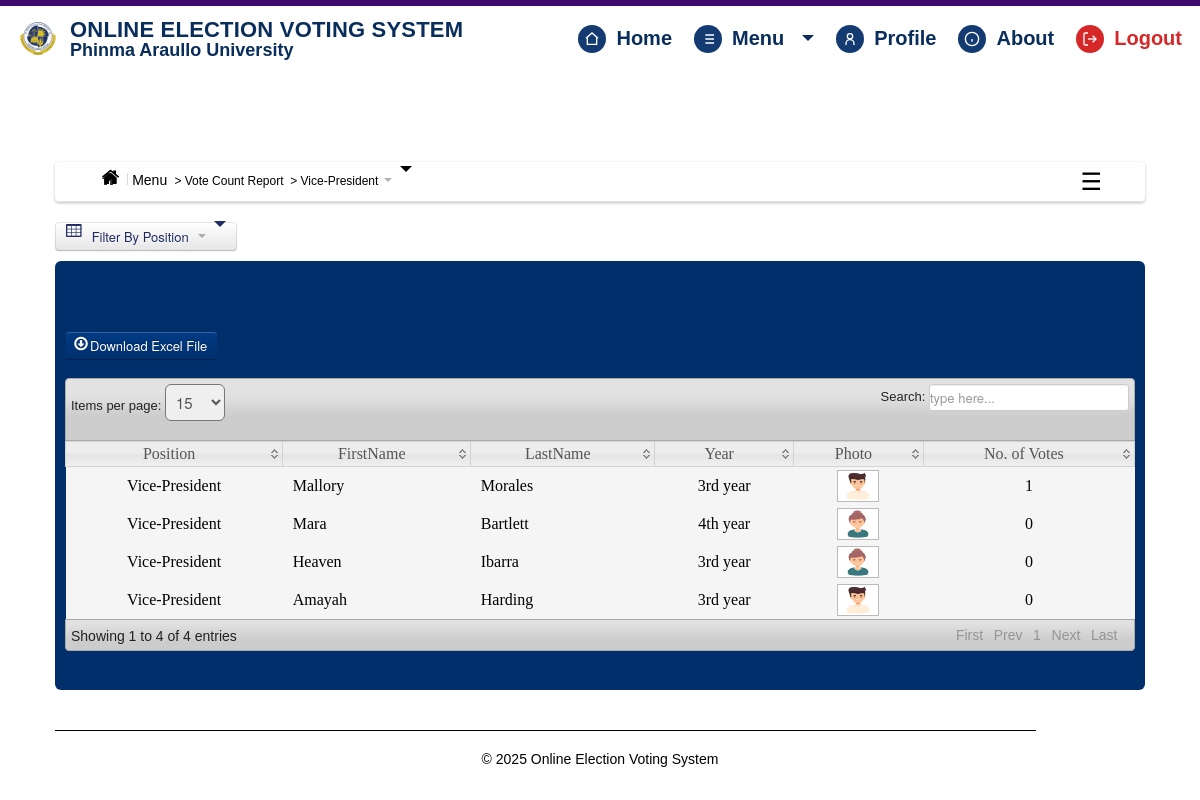
The app's page /election_officer/C_Vice-President.php (signed in) with its own data.
### tables this page shows
CREATE TABLE `candidate` (
  `CandidateID` int(11) NOT NULL,
  `abc` varchar(1) NOT NULL,
  `Position` varchar(200) NOT NULL,
  `Party` varchar(100) NOT NULL,
  `FirstName` varchar(200) NOT NULL,
  `LastName` varchar(200) NOT NULL,
  `MiddleName` varchar(100) NOT NULL,
  `Gender` varchar(6) NOT NULL,
  `Year` varchar(100) NOT NULL,
  `Photo` varchar(200) NOT NULL,
  `Qualification` text NOT NULL
);

### election_officer/C_Vice-President.php (the view, shortened to what this page needs)
<?php
include('header.php');
include('dbcon.php');
?>
</head>
<body>
<?php include('nav_top.php'); ?>
<div class="wrapper">
<div class="home_body">
<?php include('menusidebar.php'); ?>
<section style="margin-top: 20px;">
 <section style="margin-top: 20px;">
  <div class="dropdown">
    <button class="btn dropdown-toggle" type="button" data-toggle="dropdown"
  #000; border: none;>
  <i class="icon-table icon-large" style="margin-right: 8px;"></i> Filter By Position
  <span class="caret" style="border-top-color: #000; margin-left: 6px;"></span>
</button>
  </div>
</section>
<section>
	<div id="element" class="hero-body">
	    <div class="pagination">
    <ul>
    </ul>
    </div>
		<form method="POST" action="canvassing_excel.php">
	<button id="save_voter" class="btn btn-success" name="save"><i class="icon-download icon-large"></i>Download Excel File</button>
	</form>
	<table class="users-table">
<div class="demo_jui">
		<table cellpadding="0" cellspacing="0" border="0" class="display" id="log" class="jtable">
			<thead>
				<tr>
				<th>Position</th>
				<th>FirstName</th>
				<th>LastName</th>
				<th>Year</th>
				<th>Photo</th>
				<th>No. of Votes</th>
				</tr>
			</thead>
			<tbody>
<?php $candidate_query=mysqli_query($conn,"select  * from candidate where Position='Vice-President'");
		while($candidate_rows=mysqli_fetch_array($candidate_query)){ $id=$candidate_rows['CandidateID'];
		?>
<tr class="del<?php echo $id ?>">
	<td align="center"><?php echo $candidate_rows['Position']; ?></td>
	<td><?php echo $candidate_rows['FirstName']; ?></td>
	<td><?php echo $candidate_rows['LastName']; ?></td>
	<td align="center"><?php echo $candidate_rows['Year']; ?></td>
	<td align="center"><img class="pic" width="40" height="30" src="<?php echo $candidate_rows['Photo'];?>" border="0" onmouseover="showtrail('<?php echo $candidate_rows['Photo'];?>','<?php echo $candidate_rows['FirstName']." ".$candidate_rows['LastName'];?> ',200,5)" onmouseout="hidetrail()"></a></td>
		<td align="center">
	<?php $votes_query=mysqli_query($conn,"select * from votes where CandidateID='$id'");
	$vote_count=mysqli_num_rows($votes_query);
	echo $vote_count;
	?>
</td>
	</tr>
<?php } ?>
			</tbody>
		</table>
	</div>
	</div>
<?php include('footer.php')?>
</div>
</body>
</html>

### election_officer/css/datatable/demo_table_jui.css (style rules this page uses)
table.display thead th { cursor: pointer; padding: 3px 0 3px 10px; }
table.display { border-collapse: collapse; clear: both; margin: 0 auto; width: 100%; }
table.display td { padding: 3px 10px; }
tr.odd { background-color: #f5f5f5; }
tr.even { background-color: #f5f5f5; }

### election_officer/css/Home.css (style rules this page uses)
* { margin: 0; padding: 0; }
body { font-family: "Poppins", sans-serif; font-size: 14px; background-color: #fff ; background-position: 0 0px; }
.wrapper { width:1090px; margin:10px auto; }

### election_officer/nav_top.php (style rules this page uses)
:root { --nav-bg:#ffffff; --nav-navy:#0a2e5c; --nav-sub:#133b72; --nav-accent:#3f0a6d; --border:#e6ecf5; --danger:#d62828; }
.dropdown-toggle::after { content:""; margin-left:8px; border:6px solid transparent; border-top-color:currentColor; transform:translateY(2px); }

### records on screen
candidate: Position "Vice-President", FirstName "Mallory", LastName "Morales", Year "3rd year", Photo (picture), vote_count "1"
candidate: Position "Vice-President", FirstName "Mara", LastName "Bartlett", Year "4th year", Photo (picture), vote_count "0"
candidate: Position "Vice-President", FirstName "Heaven", LastName "Ibarra", Year "3rd year", Photo (picture), vote_count "0"
candidate: Position "Vice-President", FirstName "Amayah", LastName "Harding", Year "3rd year", Photo (picture), vote_count "0"

### other values on screen
$main_label "Vote Count Report"
$subpage_label "Vice-President"
